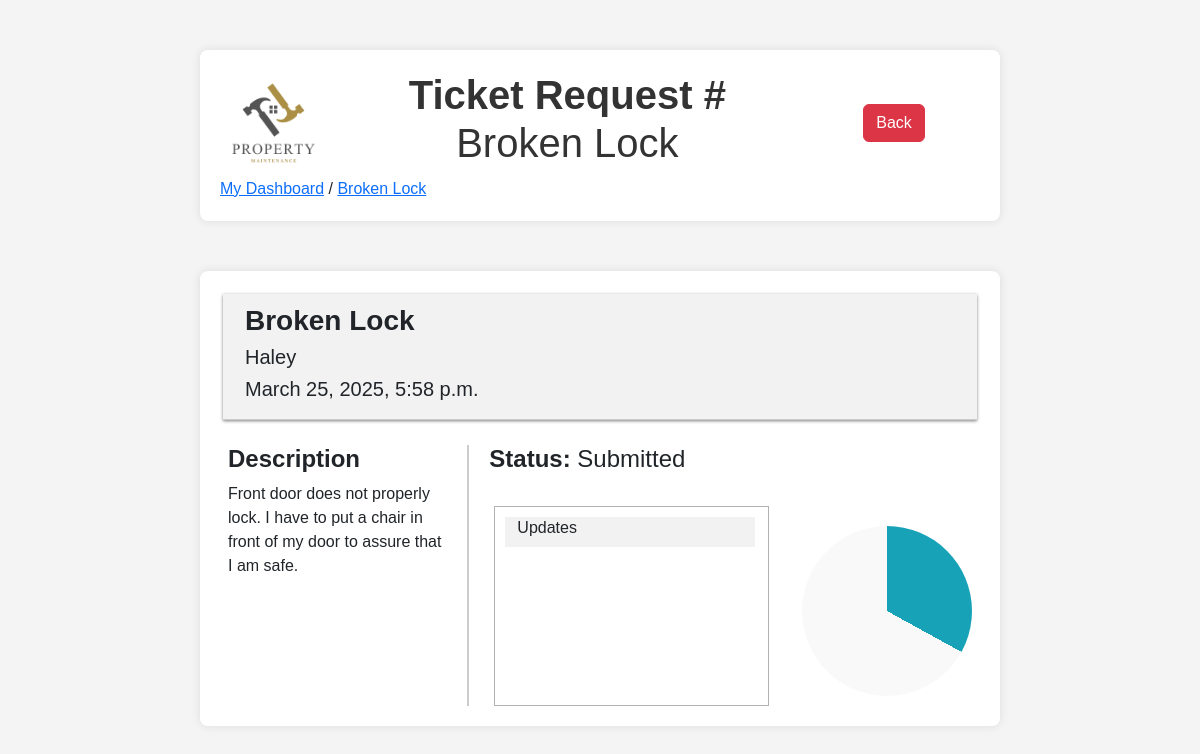
The page /15 (signed in) on the database as committed earlier.
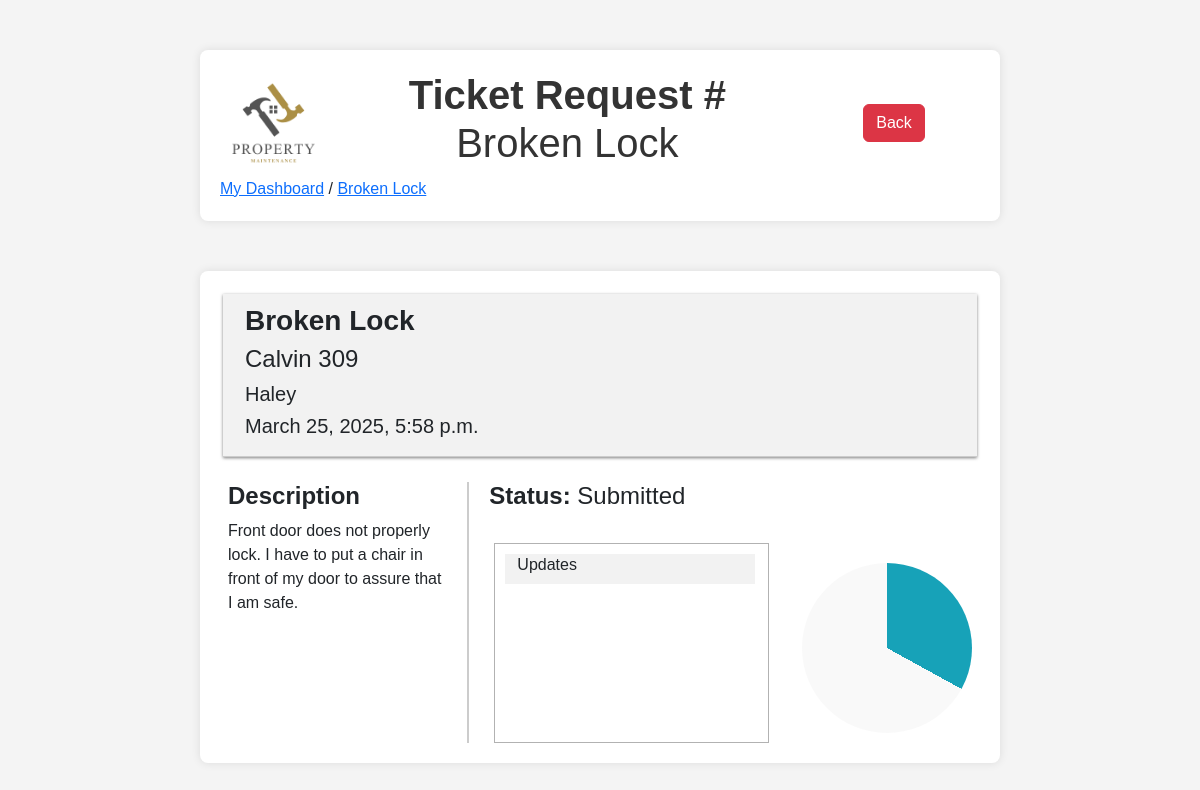
The same page on the database as committed later.
### ticketsystem/models.py (models this page shows, shortened)
class Ticket(models.Model):
    title = models.CharField(max_length=200)
    description = models.TextField()
    CATEGORY_CHOICES = [
        ('electrical', 'Electrical'),
        ('plumbing', 'Plumbing'),
        ('general', 'General'),
    ]
    category = models.CharField(max_length=20, choices=CATEGORY_CHOICES)
    STATUS_CHOICES = [
        ('submitted', 'Submitted'),
        ('in_progress', 'In Progress'),
        ('completed', 'Completed'),
    ]
    status = models.CharField(max_length=20, choices=STATUS_CHOICES, default='submitted')
    PRIORITY_CHOICES = [
        ('low', 'Low'),
        ('medium', 'Medium'),
        ('high', 'High'),
    ]
    priority = models.CharField(max_length=10, choices=PRIORITY_CHOICES, default='medium')
    created_date = models.DateTimeField(auto_now_add=True)
    updated_date = models.DateTimeField(auto_now=True)
    completed_date = models.DateTimeField(null=True, blank=True) # based on status
    image = models.ImageField(upload_to='ticket_images/', null=True, blank=True)
    submitter = models.ForeignKey(settings.AUTH_USER_MODEL, on_delete=models.CASCADE, related_name='submitted_tickets')
    assigned_admin = models.ForeignKey(settings.AUTH_USER_MODEL, on_delete=models.SET_NULL, null=True, blank=True, related_name='assigned_tickets')

class UserProfile(models.Model):
    user = models.OneToOneField(User, on_delete=models.CASCADE)
    ROLE_CHOICES = [
        ('tenant', 'Tenant'),
        ('admin', 'Admin'),
    ]
    role = models.CharField(max_length=10, choices=ROLE_CHOICES, default='tenant')
    building_name = models.CharField(max_length=100, blank=True, null=True)
    apartment_number = models.CharField(max_length=10, blank=True, null=True)
    employee_id = models.CharField(max_length=100, blank=True, null=True)

### ticketsystem/views.py (the view)
# urls.py: path('<int:id>', ticket_page, name="page" ),
@login_required(login_url="/")
def ticket_page(request, id):
    ticket = Ticket.objects.get(id=id)
    return render(request, 'ticket_page.html', {'ticket': ticket})

### ticketsystem/templates/ticket_page.html (shortened to what this page needs)
{% load static %}
<!DOCTYPE html>
<html lang="en">
<head>
    {% load bootstrap5 %}
    {% bootstrap_css %}
    <link rel="stylesheet" href="{% static 'style.css' %}">
</head>
<body>
    <div class="container">
        <div class="row">
            <div class="col-sm-2 align-self-center mx-auto d-flex justify-content-center" >
                <img src="../../media/logo_light.png" class="img-fluid" alt="Property Maintenance">
            </div>
            <div class="col-lg my-auto">
                <h1><b>Ticket Request # </b><br>{{ ticket.title|title }}</h1>
            </div>
            <div class="col-sm-3 my-auto text-center" >
                    <a class="btn btn-danger" href="{% url 'tenant_dashboard' %}" role="button">Back</a>
            </div>
        </div>
        <div class="row">
            <div class=col>
                <a href="{% url 'tenant_dashboard' %}">My Dashboard</a> /
                <a href ="">{{ticket.title|title}}</a>
            </div>
        </div>
    </div>
    <div class="container">
        <div class="row divider">
            <div class="col-md-9">
                <h3><b>{{ ticket.title|title }}</b></h3>
                <h4>{{ ticket.submitter.userprofile.building_name }} {{ ticket.submitter.userprofile.apartment_number }}</h4>
                <h5>{{ ticket.submitter|capfirst }}</h5>
                <h5>{{ ticket.created_date }}</h5>
            </div>
        </div>
        <div class="row">
            <div class="col-md-4 left-column">
                <h4><b>Description</b></h4>
                <div class="description-body">
                    <p>{{ ticket.description }}</p>
                </div>
            </div>
            <div class="col-md-8 right-column">
                <div class="d-flex align-items-center">
                    <h4><b>Status: </b>{{ ticket.status|title }}</h4>
                </div><br>
                <div class="row">
                    <div class="col">
                        <div class="row updates-content-box">
                            <div class="updates-title-box">
                                <h6>Updates</h6>
                            </div>
                        </div>
                    </div>
                    <div class="col col-progress">
                        <div class="progress-circle">
                        </div>
                    </div>
                </div>
            </div>
        </div>
    </div>
</body>
</html>

Rows that differ between the two databases and show on the page:
changed Ticket "Broken Lock": submitter.userprofile.building_name (not shown) → "Calvin"; submitter.userprofile.apartment_number (not shown) → "309"
